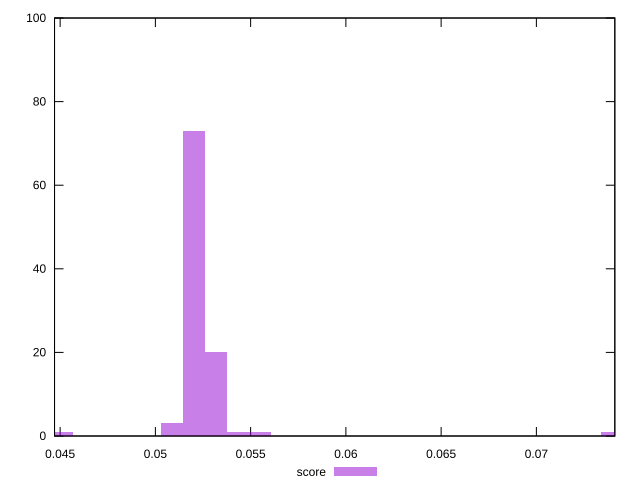

Reproduce this figure in gnuplot.
reset

$score <<EOF
0.07398561254756068 1
0.05317715901855924 20
0.045084982646169794 1
0.052021133822503604 73
0.05086510862644797 3
0.054333184214614874 1
0.05548920941067051 1
EOF

set key outside below
set boxwidth 0.0011560251960556357
set xrange [0.04470588235294115:0.07411764705882351]
set yrange [0:100]
set trange [0:100]
set style fill transparent solid 0.5 noborder
set terminal svg size 640, 490 enhanced background rgb 'white'
set output "reprap/unused-javascript/samples/pages+cached/score/histogram.svg"

plot $score title "score" with boxes

reset
